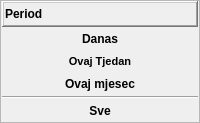
          <widget class="QFrame" name="fraPeriod">
           <property name="sizePolicy">
            <sizepolicy hsizetype="Preferred" vsizetype="Maximum">
             <horstretch>0</horstretch>
             <verstretch>0</verstretch>
            </sizepolicy>
           </property>
           <property name="frameShape">
            <enum>QFrame::StyledPanel</enum>
           </property>
           <property name="frameShadow">
            <enum>QFrame::Raised</enum>
           </property>
           <layout class="QVBoxLayout" name="verticalLayout_7">
            <property name="spacing">
             <number>1</number>
            </property>
            <property name="leftMargin">
             <number>1</number>
            </property>
            <property name="topMargin">
             <number>0</number>
            </property>
            <property name="rightMargin">
             <number>1</number>
            </property>
            <property name="bottomMargin">
             <number>0</number>
            </property>
            <item>
             <widget class="QFrame" name="fraPeriodTitle">
              <property name="sizePolicy">
               <sizepolicy hsizetype="Preferred" vsizetype="Maximum">
                <horstretch>0</horstretch>
                <verstretch>0</verstretch>
               </sizepolicy>
              </property>
              <property name="frameShape">
               <enum>QFrame::WinPanel</enum>
              </property>
              <property name="frameShadow">
               <enum>QFrame::Raised</enum>
              </property>
              <layout class="QHBoxLayout" name="horizontalLayout_5">
               <property name="spacing">
                <number>1</number>
               </property>
               <property name="leftMargin">
                <number>1</number>
               </property>
               <property name="topMargin">
                <number>0</number>
               </property>
               <property name="rightMargin">
                <number>1</number>
               </property>
               <property name="bottomMargin">
                <number>0</number>
               </property>
               <item>
                <widget class="QLabel" name="lblPeriod">
                 <property name="font">
                  <font>
                   <weight>75</weight>
                   <bold>true</bold>
                  </font>
                 </property>
                 <property name="text">
                  <string>Period</string>
                 </property>
                </widget>
               </item>
               <item>
                <widget class="QPushButton" name="pushButton_2">
                 <property name="sizePolicy">
                  <sizepolicy hsizetype="Maximum" vsizetype="Fixed">
                   <horstretch>0</horstretch>
                   <verstretch>0</verstretch>
                  </sizepolicy>
                 </property>
                 <property name="text">
                  <string/>
                 </property>
                 <property name="icon">
                  <iconset resource="../../resources/DonatForm.qrc">
                   <normaloff>:/InDonat/Forms/images/ig_menuGreenUp.gif</normaloff>:/InDonat/Forms/images/ig_menuGreenUp.gif</iconset>
                 </property>
                 <property name="iconSize">
                  <size>
                   <width>16</width>
                   <height>24</height>
                  </size>
                 </property>
                 <property name="flat">
                  <bool>true</bool>
                 </property>
                </widget>
               </item>
              </layout>
             </widget>
            </item>
            <item>
             <widget class="QFrame" name="fraPeriodButtons">
              <property name="sizePolicy">
               <sizepolicy hsizetype="Preferred" vsizetype="Maximum">
                <horstretch>0</horstretch>
                <verstretch>0</verstretch>
               </sizepolicy>
              </property>
              <property name="frameShape">
               <enum>QFrame::NoFrame</enum>
              </property>
              <property name="frameShadow">
               <enum>QFrame::Raised</enum>
              </property>
              <layout class="QVBoxLayout" name="verticalLayout_6">
               <property name="spacing">
                <number>1</number>
               </property>
               <property name="leftMargin">
                <number>1</number>
               </property>
               <property name="topMargin">
                <number>0</number>
               </property>
               <property name="rightMargin">
                <number>1</number>
               </property>
               <property name="bottomMargin">
                <number>0</number>
               </property>
               <item>
                <widget class="QPushButton" name="btnDanas">
                 <property name="font">
                  <font>
                   <weight>75</weight>
                   <bold>true</bold>
                  </font>
                 </property>
                 <property name="cursor">
                  <cursorShape>PointingHandCursor</cursorShape>
                 </property>
                 <property name="text">
                  <string>Danas</string>
                 </property>
                 <property name="icon">
                  <iconset resource="../../resources/DonatForm.qrc">
                   <normaloff>:/InDonat/Forms/images/dll-icon.jpg</normaloff>:/InDonat/Forms/images/dll-icon.jpg</iconset>
                 </property>
                 <property name="flat">
                  <bool>true</bool>
                 </property>
                </widget>
               </item>
               <item>
                <widget class="QPushButton" name="btnOvajTjedan">
                 <property name="font">
                  <font>
                   <pointsize>8</pointsize>
                   <weight>75</weight>
                   <bold>true</bold>
                  </font>
                 </property>
                 <property name="cursor">
                  <cursorShape>PointingHandCursor</cursorShape>
                 </property>
                 <property name="text">
                  <string>Ovaj Tjedan</string>
                 </property>
                 <property name="icon">
                  <iconset resource="../../resources/DonatForm.qrc">
                   <normaloff>:/InDonat/Forms/images/dll-icon.jpg</normaloff>:/InDonat/Forms/images/dll-icon.jpg</iconset>
                 </property>
                 <property name="flat">
                  <bool>true</bool>
                 </property>
                </widget>
               </item>
               <item>
                <widget class="QPushButton" name="btnOvajMjesec">
                 <property name="font">
                  <font>
                   <weight>75</weight>
                   <bold>true</bold>
                  </font>
                 </property>
                 <property name="cursor">
                  <cursorShape>PointingHandCursor</cursorShape>
                 </property>
                 <property name="text">
                  <string>Ovaj mjesec</string>
                 </property>
                 <property name="icon">
                  <iconset resource="../../resources/DonatForm.qrc">
                   <normaloff>:/InDonat/Forms/images/dll-icon.jpg</normaloff>:/InDonat/Forms/images/dll-icon.jpg</iconset>
                 </property>
                 <property name="flat">
                  <bool>true</bool>
                 </property>
                </widget>
               </item>
              </layout>
             </widget>
            </item>
            <item>
             <widget class="Line" name="line_5">
              <property name="orientation">
               <enum>Qt::Horizontal</enum>
              </property>
             </widget>
            </item>
            <item>
             <widget class="QPushButton" name="btnPreriodSve">
              <property name="font">
               <font>
                <weight>75</weight>
                <bold>true</bold>
               </font>
              </property>
              <property name="cursor">
               <cursorShape>PointingHandCursor</cursorShape>
              </property>
              <property name="text">
               <string>Sve</string>
              </property>
              <property name="icon">
               <iconset resource="../../resources/DonatForm.qrc">
                <normaloff>:/InDonat/Forms/images/dll-icon.jpg</normaloff>:/InDonat/Forms/images/dll-icon.jpg</iconset>
              </property>
              <property name="flat">
               <bool>true</bool>
              </property>
             </widget>
            </item>
           </layout>
          </widget>
